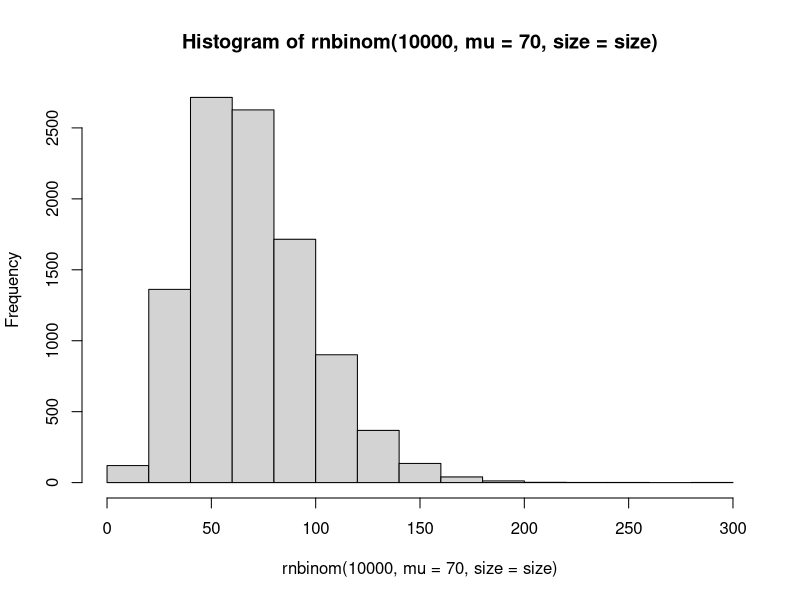
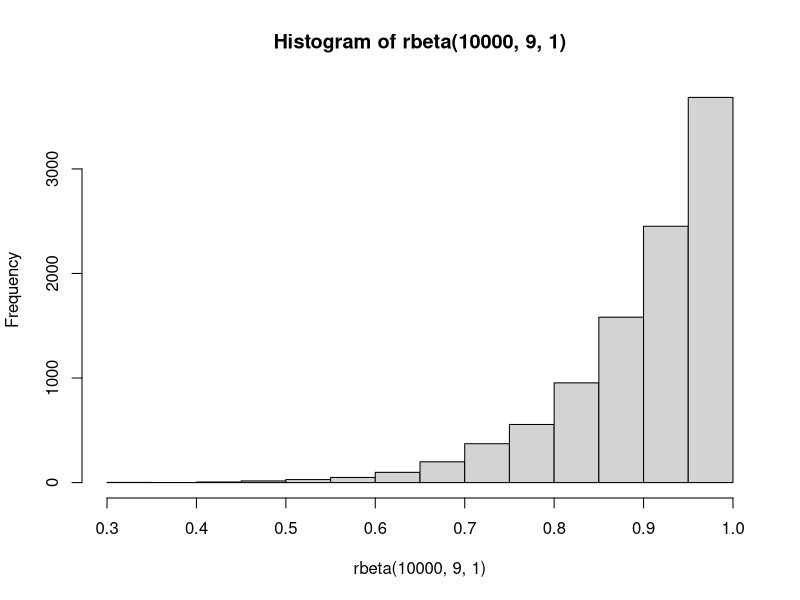
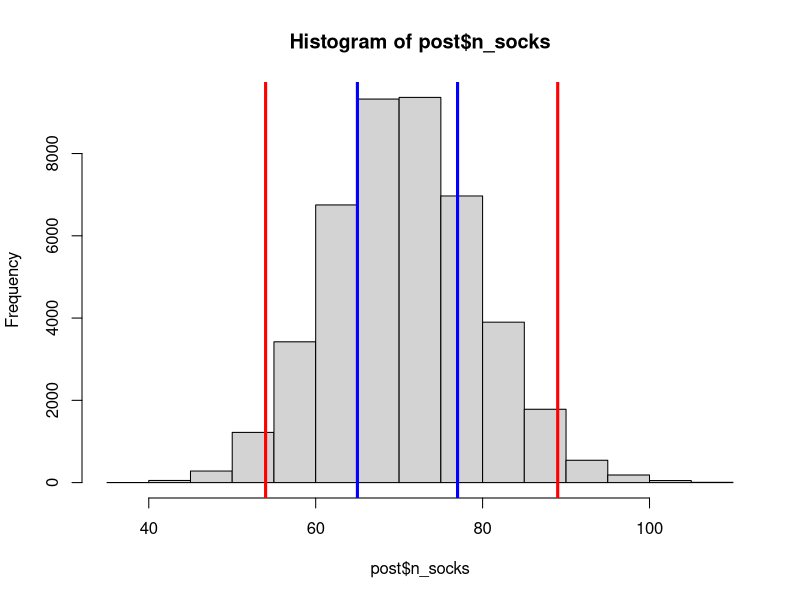
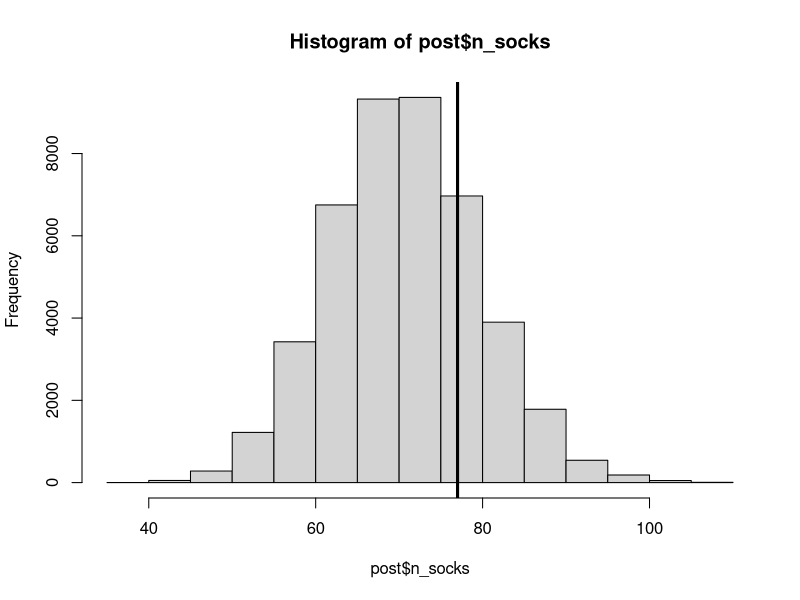
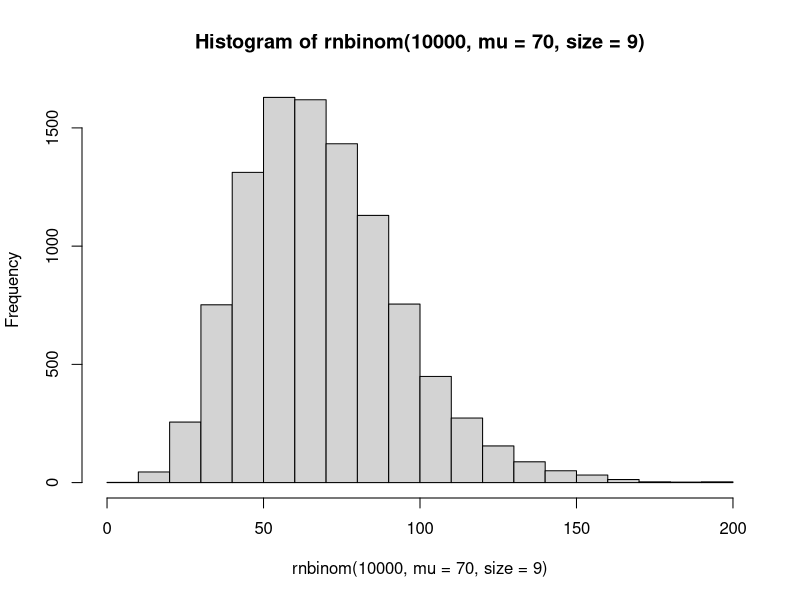
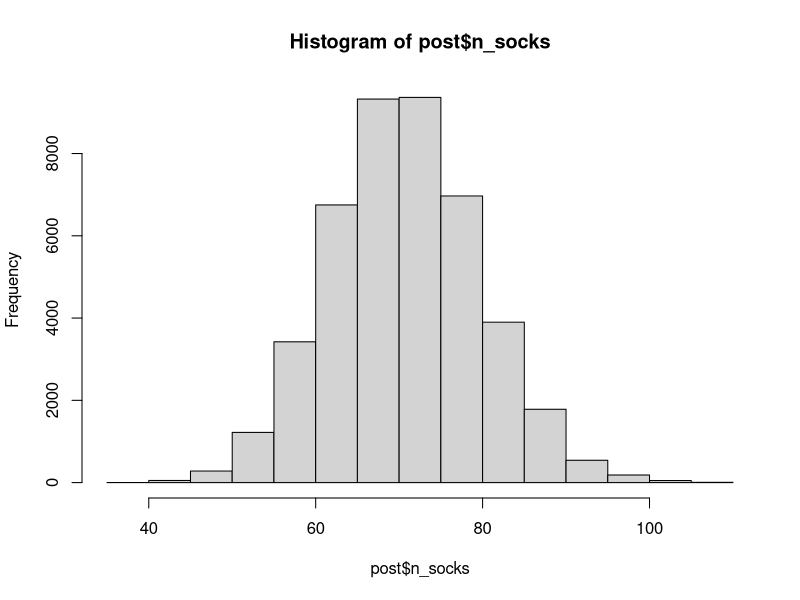
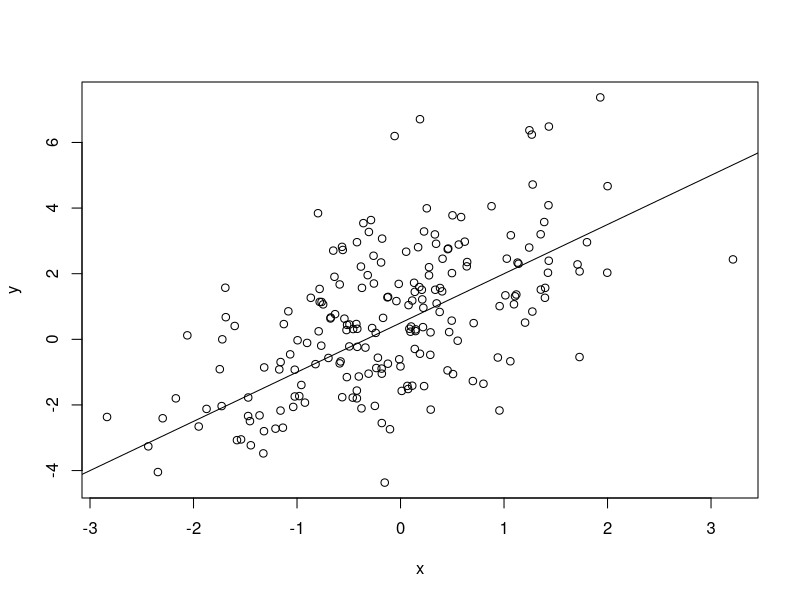
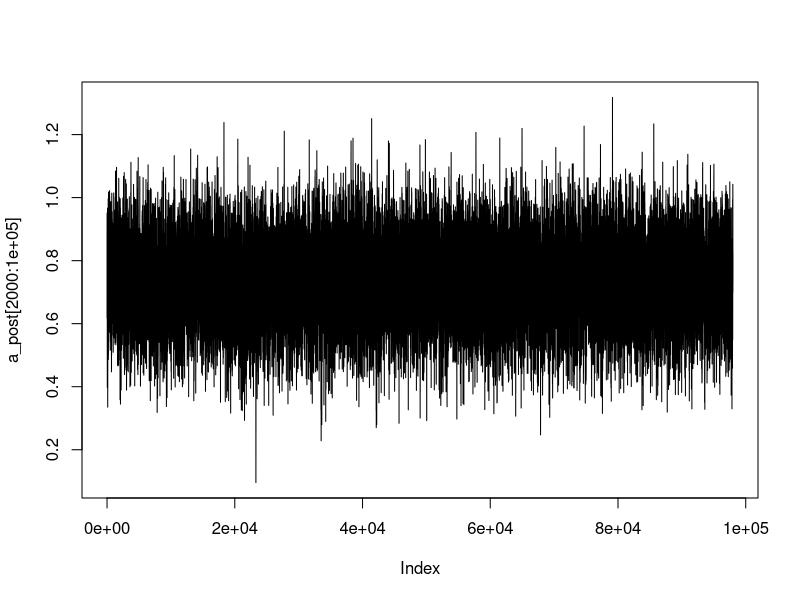

Write R code to recreate these figures, in order.
## ---- chunk 1
pick_11_socks <- function(n_socks, prop_pairs){
  n_pairs <- round(floor(n_socks / 2) * prop_pairs)
  n_odd <- n_socks - n_pairs * 2
  
  # Simulating picking out n_picked socks
  socks <- rep(seq_len(n_pairs + n_odd), rep(c(2, 1), c(n_pairs, n_odd)))
  picked_socks <- sample(socks, size =  min(n_picked, n_socks))
  sock_counts <- table(picked_socks)
  
  # Returning the parameters and counts of the number of matched 
  # and unique socks among those that were picked out.
  c(unique = sum(sock_counts == 1), pairs = sum(sock_counts == 2),
    n_socks = n_socks, n_pairs = n_pairs, n_odd = n_odd, prop_pairs = prop_pairs)
}
## ---- chunk 2
size = 70/(9^2 - 70)
hist(rnbinom(1e4, mu = 70, size = size))

hist(rbeta(1e4, 9, 1))

## ---- chunk 3
n_picked <- 11 # The number of socks to pick out of the laundry

sock_sim <- replicate(100000, {
  # Generating a sample of the parameters from the priors
  prior_mu <- 70
  prior_sd <- 9
  prior_size <- prior_mu^2 / (prior_sd^2 - prior_mu)
  n_socks <- rnbinom(1, mu = prior_mu, size = prior_size)
  prop_pairs <- rbeta(1, shape1 = 9, shape2 = 1)
  pick_11_socks(n_socks, prop_pairs)
})
sock_sim <- t(sock_sim)

head(sock_sim)

## ---- chunk 4
post_samples <- sock_sim[sock_sim[,"unique"]==11 & sock_sim[,"pairs"] == 0,]
post <- data.frame(post_samples)
head(post)

## ---- chunk 5
hist(post$n_socks)
abline(v = quantile(post$n_socks, c(.025, .975)), col = "red", lwd = 3)
abline(v = quantile(post$n_socks, c(.25, .75)), col = "blue", lwd = 3)
## ---- chunk 6
sum(post$n_socks == 77)/nrow(post)
hist(post$n_socks)
abline(v = 77, lwd = 3)
## ---- chunk 7
# 95%
quantile(post$n_socks, c(.025, .975))
# 50%
quantile(post$n_socks, c(.25, .75))
## ---- chunk 8
hist(rnbinom(1e4, mu = 70, size = 9))
hist(post$n_socks)
## ---- chunk 9
n <- 200
a <- .5
b <- 1.5
sigma <- 1.8
x <- rnorm(n)
y <- rnorm(n, a + b*x, sigma)
plot(y ~ x)
abline(a = a, b = b)
## ---- chunk 10
a_post <- b_post <- sig_post <- c()
a_post[1] <- rnorm(1)
b_post[1] <- rnorm(1)
sig_post[1] <- rexp(1)
# a_accept etc are just to see what the acceptance probability is, check it out if
# if you want, but it is not necessary for the demonstration
a_accept <- b_accept <- sig_accept <- 0

for(i in 1:1e5){
  # draw a proposal for a
  a_ast <- rnorm(1, a_post[i], .1)
  # calculate prob of keeping a_ast
  r <- exp((sum(dnorm(y, a_ast + b_post[i]*x, sig_post[i], log = T))+
            dnorm(a_ast,0, 1, log = T)) -
          (sum(dnorm(y, a_post[i] + b_post[i]*x, sig_post[i], log = T))+
            dnorm(a_post[i],0,1,log = T)))
  # decide to keep the proposal or previous value
  a_post[i+1] <- ifelse(runif(1) < r, a_ast, a_post[i])
  if(a_post[i+1]!=a_post[i]) a_accept <- a_accept + 1
  # draw a proposal for b
  b_ast <- rnorm(1, b_post[i], .1)
  # calculate the probability of keeping b_ast
  r <- exp((sum(dnorm(y, a_post[i+1] + b_ast*x, sig_post[i], log = T))+
            dnorm(b_ast,0, 1, log = T)) -
          (sum(dnorm(y, a_post[i+1] + b_post[i]*x, sig_post[i], log = T))+
            dnorm(b_post[i],0,1,log = T)))
  # decide whether to keep b_ast or the previous value
  b_post[i+1] <- ifelse(runif(1) < r, b_ast, b_post[i])
  if(b_post[i+1]!=b_post[i]) b_accept <- b_accept + 1
  # draw a proposal for sigma
  sig_ast <- rgamma(1, sig_post[i]^2/.003, sig_post[i]/.003)
  # calculate prob of keeping sig_ast (need to adjust for asymmetry of proposal in the next step)
  r <- (sum(dnorm(y, a_post[i+1] + b_post[i+1]*x, sig_ast, log = T))+
              dexp(sig_ast, 1, log = T)) -
            (sum(dnorm(y, a_post[i+1] + b_post[i+1]*x, sig_post[i], log = T))+
              dexp(sig_post[i], 1, log = T))
  # adjust for asymmetry of proposal
  q <- dgamma(sig_post[i], sig_ast^2/.003, sig_ast/.003, log = T) -
            dgamma(sig_ast, sig_post[i]^2/.003, sig_post[i]/.003, log = T)
  r <- exp(r + q)
  # decide whether to keep proposal
  sig_post[i+1] <- ifelse(runif(1) < r, sig_ast, sig_post[i])
  if(sig_post[i+1]!=sig_post[i]) sig_accept <- sig_accept + 1
  if(i%%5000==0) print(paste0("Iteration ", i, " complete!"))
}
## ---- chunk 11
plot(a_post[2000:1e5], type = "l")

plot(b_post[2000:1e5], type = "l")

plot(sig_post[2000:1e5], type = "l")
## ---- chunk 12
thin <- (1:1e5)>=2000 & (1:1e5)%%5==0

a_post <- a_post[thin]
b_post <- b_post[thin]
sig_post <- sig_post[thin]

hist(a_post)
abline(v = a, col = "red", lwd = 3)

hist(b_post)
abline(v = b, col = "red", lwd = 3)

hist(sig_post)
abline(v = sigma, col = "red", lwd = 3)
